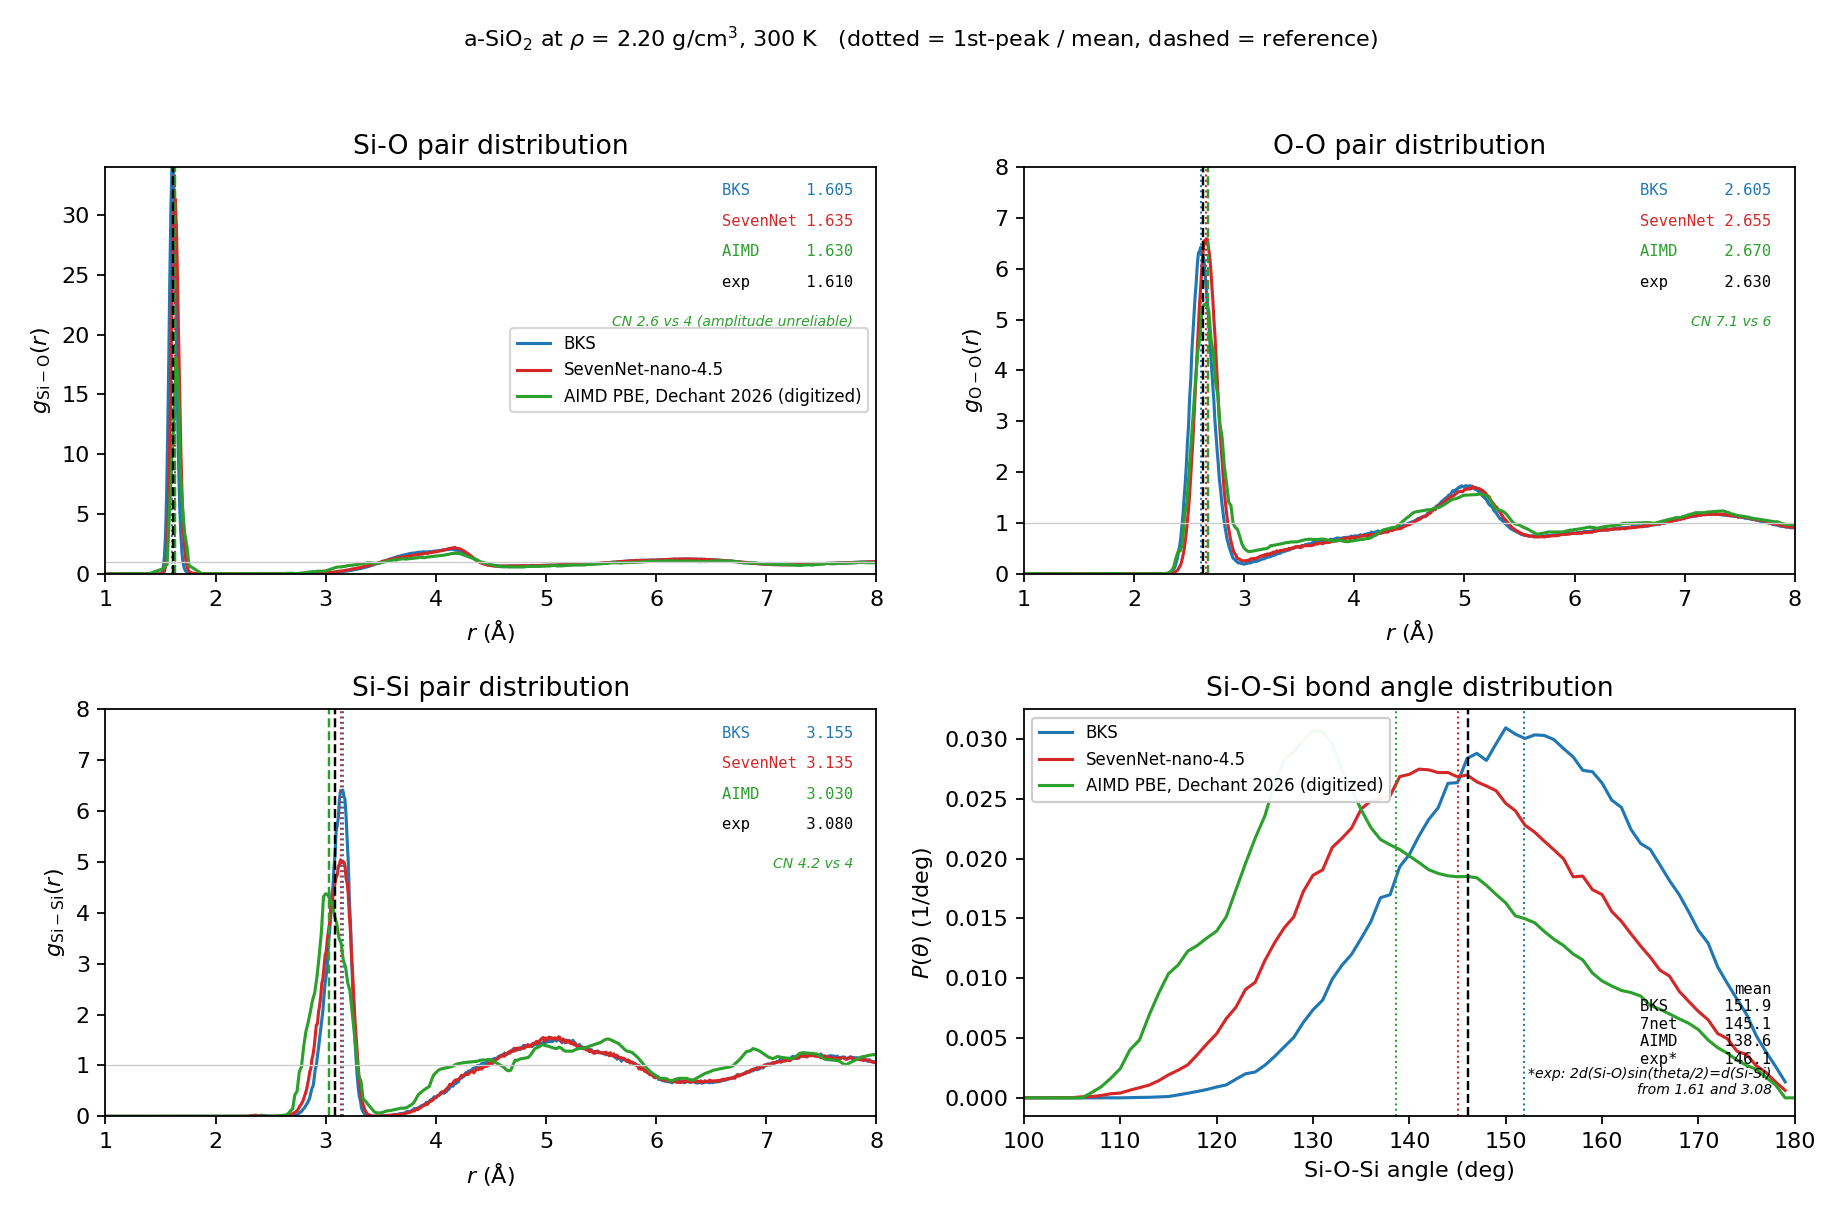

This chart was generated by the following Python code:
#!/usr/bin/env python
"""최종 3자 비교 (2x2): BKS vs SevenNet-nano-4.5 vs AIMD PBE(Dechant, digitize)
   전부 ρ = 2.20 g/cm³, 300 K.

g(r) 세 패널은 동일한 r 범위(1~8 Å)를 쓴다. Si-O 도 4.1 Å 부근에 2차 feature 가 있다.
AIMD digitize 신뢰도는 1차 배위수로 자체 검증했고 패널마다 표기한다.
"""
import numpy as np, matplotlib
matplotlib.use("Agg"); import matplotlib.pyplot as plt

OURS = [("BKS", "../02_run/s0_requench/bks220_gr.dat",
         "../02_run/s0_requench/bks220_angles.dat", "tab:blue"),
        ("SevenNet-nano-4.5", "../02_run/s3_md/7net220_gr.dat",
         "../02_run/s3_md/7net220_angles.dat", "tab:red")]
AI = np.loadtxt("dechant_pdf_digitized.dat")      # r, gSiO, gOO, gSiSi
BAD = np.loadtxt("dechant_bad_digitized.dat")     # angle, P_LES, P_HES

EXP = {"Si-O": 1.61, "O-O": 2.63, "Si-Si": 3.08}          # Dechant Table 1, experimental
AIT = {"Si-O": 1.63, "O-O": 2.67, "Si-Si": 3.03}          # Dechant Table 1, AIMD
CNCHK = {"Si-O": "CN 2.6 vs 4 (amplitude unreliable)",
         "O-O": "CN 7.1 vs 6", "Si-Si": "CN 4.2 vs 4"}
RLIM = (1.0, 8.0)                                          # 세 패널 공통

panels = [("Si-O", 1, (1.3, 2.1), 34), ("O-O", 2, (2.1, 3.3), 8),
          ("Si-Si", 3, (2.4, 3.8), 8)]

fig, axes = plt.subplots(2, 2, figsize=(11.5, 7.6))
ax = axes.ravel()

for k, (pair, col, pk, ymax) in enumerate(panels):
    a = ax[k]
    for lab, gp, _, c in OURS:
        d = np.loadtxt(gp); r = d[:, 0]; g = d[:, k + 1]
        a.plot(r, g, "-", lw=1.4, c=c, label=lab)
        m = (r > pk[0]) & (r < pk[1])
        a.axvline(r[m][np.argmax(g[m])], ls=":", lw=0.9, c=c)
    a.plot(AI[:, 0], AI[:, col], "-", lw=1.4, c="tab:green",
           label="AIMD PBE, Dechant 2026 (digitized)")
    a.axvline(AIT[pair], ls="--", lw=1.1, c="tab:green")
    a.axvline(EXP[pair], ls="--", lw=1.1, c="k")
    a.axhline(1.0, ls="-", lw=0.6, c="0.8")
    # 1피크 위치를 세로 라벨 대신 우측 상단 블록으로 (겹침 방지)
    pos = []
    for lab, gp, _, c in OURS:
        d2 = np.loadtxt(gp); r2 = d2[:, 0]; m2 = (r2 > pk[0]) & (r2 < pk[1])
        pos.append((f"{lab.split('-')[0]:<9s}{r2[m2][np.argmax(d2[m2, k+1])]:.3f}", c))
    mA_ = (AI[:, 0] > pk[0]) & (AI[:, 0] < pk[1])
    pos.append((f"{'AIMD':<9s}{AIT[pair]:.3f}", "tab:green"))
    pos.append((f"{'exp':<9s}{EXP[pair]:.3f}", "k"))
    for j, (t, c) in enumerate(pos):
        a.text(0.97, 0.93 - 0.075 * j, t, transform=a.transAxes, fontsize=7,
               c=c, ha="right", family="monospace")
    a.text(0.97, 0.93 - 0.075 * len(pos) - 0.02, CNCHK[pair], transform=a.transAxes,
           fontsize=6.3, c="tab:green", ha="right", style="italic")
    a.set_xlim(*RLIM); a.set_ylim(0, ymax)
    a.set_xlabel(r"$r$ ($\rm\AA$)"); a.set_ylabel(rf"$g_{{\rm {pair}}}(r)$")
    a.set_title(f"{pair} pair distribution")
ax[0].legend(fontsize=7.5, loc="center right")

a = ax[3]
for lab, _, ap, c in OURS:
    d = np.loadtxt(ap)
    a.plot(d[:, 0], d[:, 1], "-", lw=1.4, c=c, label=lab)
    mm = (d[:, 0] * d[:, 1]).sum() / d[:, 1].sum()
    a.axvline(mm, ls=":", lw=0.9, c=c)
a.plot(BAD[:, 0], BAD[:, 1], "-", lw=1.4, c="tab:green",
       label="AIMD PBE, Dechant 2026 (digitized)")
mA = np.trapezoid(BAD[:, 0] * BAD[:, 1], BAD[:, 0])
a.axvline(mA, ls=":", lw=0.9, c="tab:green")
a.axvline(146.1, ls="--", lw=1.1, c="k")
a.text(0.97, 0.33, f"mean\nBKS      151.9\n7net     145.1\nAIMD     138.6\nexp*     146.1",
       transform=a.transAxes, fontsize=7, ha="right", va="top", family="monospace")
a.text(0.97, 0.055, "*exp: 2d(Si-O)sin(theta/2)=d(Si-Si)\n  from 1.61 and 3.08",
       transform=a.transAxes, fontsize=6.3, ha="right", style="italic")
a.set_xlim(100, 180); a.set_xlabel(r"Si-O-Si angle (deg)")
a.set_ylabel(r"$P(\theta)$ (1/deg)")
a.set_title("Si-O-Si bond angle distribution")
a.legend(fontsize=7.5, loc="upper left", framealpha=0.95)

fig.suptitle(r"a-SiO$_2$ at $\rho$ = 2.20 g/cm$^3$, 300 K   "
             r"(dotted = 1st-peak / mean, dashed = reference)", fontsize=10)
fig.tight_layout(rect=[0, 0, 1, 0.96])
fig.savefig("final_compare.png", dpi=160)
print("-> final_compare.png")

print("\n1피크 위치 (Å) / 평균각 (deg)")
print(f"{'':20s}{'Si-O':>8s}{'O-O':>8s}{'Si-Si':>8s}{'Si-O-Si':>10s}")
for lab, gp, ap, _ in OURS:
    d = np.loadtxt(gp); r = d[:, 0]; aa = np.loadtxt(ap)
    v = [r[(r > p[0]) & (r < p[1])][np.argmax(d[(r > p[0]) & (r < p[1]), i + 1])]
         for i, (_n, _c, p, _y) in enumerate(panels)]
    mm = (aa[:, 0] * aa[:, 1]).sum() / aa[:, 1].sum()
    print(f"{lab:20s}{v[0]:8.3f}{v[1]:8.3f}{v[2]:8.3f}{mm:10.2f}")
print(f"{'AIMD (Table 1)':20s}{1.63:8.3f}{2.67:8.3f}{3.03:8.3f}{138.50:10.2f}")
print(f"{'실험':20s}{1.61:8.3f}{2.63:8.3f}{3.08:8.3f}{146.10:10.2f}")
